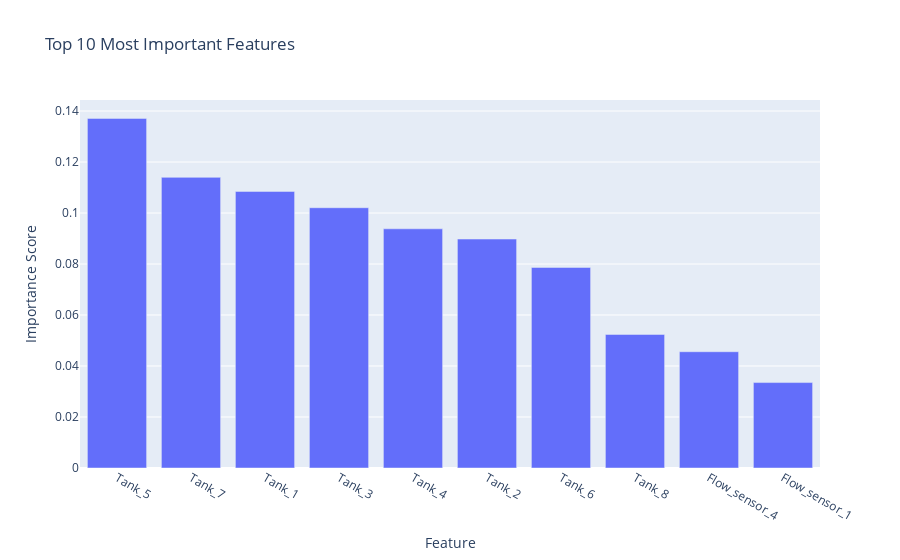

Notebook cell for this chart:
### Code cell
# Plot feature importance
feature_importance = pd.DataFrame(
    list(binary_results['feature_importance'].items()),
    columns=['Feature', 'Importance']
).sort_values('Importance', ascending=False).head(10)

fig = go.Figure(data=[
    go.Bar(x=feature_importance['Feature'],
           y=feature_importance['Importance'])
])

fig.update_layout(
    title='Top 10 Most Important Features',
    xaxis_title='Feature',
    yaxis_title='Importance Score'
)

fig.show()

### Figure 1 — Plotly figure (JSON) as saved in the notebook; plotly's stock layout.template omitted (floating-point values rounded to 4 significant figures)
{"data": [{"type": "bar", "x": ["Tank_5", "Tank_7", "Tank_1", "Tank_3", "Tank_4", "Tank_2", "Tank_6", "Tank_8", "Flow_sensor_4", "Flow_sensor_1"], "y": [0.1371, 0.114, 0.1085, 0.1021, 0.09381, 0.08979, 0.07866, 0.05238, 0.0456, 0.03351]}], "layout": {"title": {"text": "Top 10 Most Important Features"}, "xaxis": {"title": {"text": "Feature"}}, "yaxis": {"title": {"text": "Importance Score"}}}}
